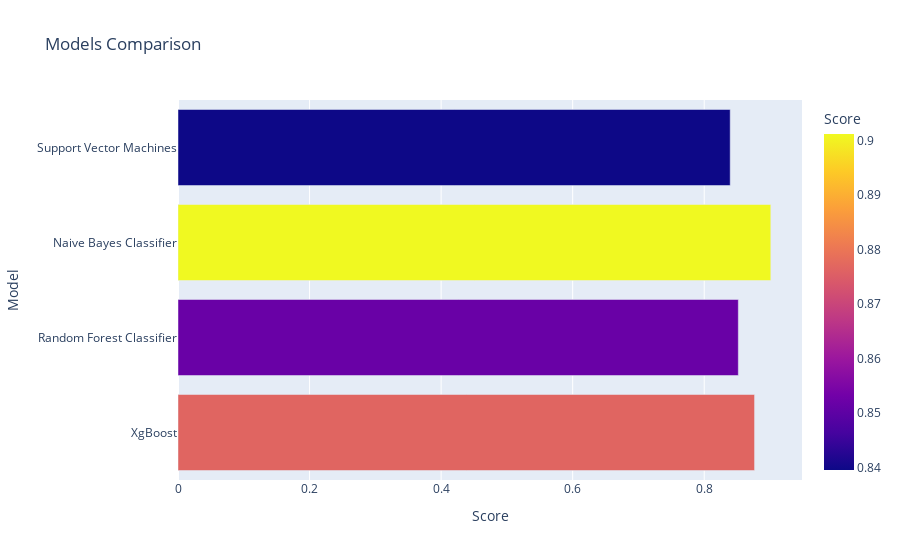

Source (notebook cell):
### Code cell
import plotly.express as px
px.bar(data_frame = models, x = 'Score', y = 'Model', color = 'Score', 
       title = 'Models Comparison', )

### Figure 1 — Plotly figure (JSON) as saved in the notebook; plotly's stock layout.template omitted (floating-point values rounded to 4 significant figures)
{"data": [{"alignmentgroup": "True", "hovertemplate": "Score=%{marker.color}<br>Model=%{y}<extra></extra>", "legendgroup": "", "marker": {"color": [0.8765, 0.8519, 0.9012, 0.8395], "coloraxis": "coloraxis", "pattern": {"shape": ""}}, "name": "", "offsetgroup": "", "orientation": "h", "showlegend": false, "textposition": "auto", "type": "bar", "x": [0.8765, 0.8519, 0.9012, 0.8395], "xaxis": "x", "y": ["XgBoost", "Random Forest Classifier", "Naive Bayes Classifier", "Support Vector Machines"], "yaxis": "y"}], "layout": {"barmode": "relative", "coloraxis": {"colorbar": {"title": {"text": "Score"}}, "colorscale": [[0, "#0d0887"], [0.1111, "#46039f"], [0.2222, "#7201a8"], [0.3333, "#9c179e"], [0.4444, "#bd3786"], [0.5556, "#d8576b"], [0.6667, "#ed7953"], [0.7778, "#fb9f3a"], [0.8889, "#fdca26"], [1, "#f0f921"]]}, "legend": {"tracegroupgap": 0}, "title": {"text": "Models Comparison"}, "xaxis": {"anchor": "y", "domain": [0, 1], "title": {"text": "Score"}}, "yaxis": {"anchor": "x", "domain": [0, 1], "title": {"text": "Model"}}}}
